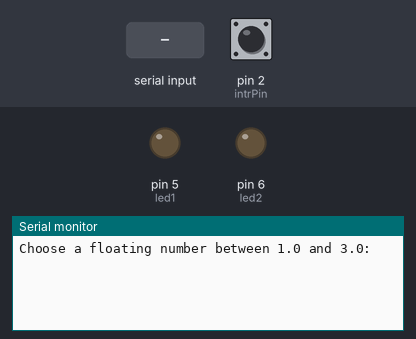
Recording of a sketch running on a simulated Arduino Uno, built with avr-gcc and run on an emulated ATmega328P. On the bench: output pins drawn as LEDs (lit = HIGH), the last lines printed to the serial monitor. Inputs (shaded band) come from the test bench; at power-on: pin 2 (intrPin) HIGH.

Above: at 1.2 s.
1.3 s: pin 2 (intrPin) pulled LOW for 0.15 s
At 2.3 s:
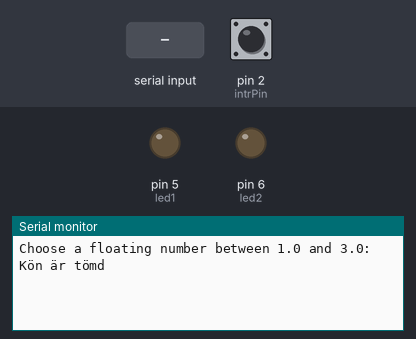
2.9 s: "1\n" received over Serial
At 4.3 s:
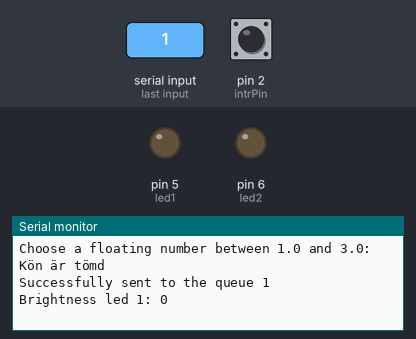

The sketch:

task_B2.ino
```cpp
#include <Arduino_FreeRTOS.h>
#include <queue.h>

//int button = 2;
int intrPin = 2;
int led1 = 5;
int led2 = 6;

float inCommand = 0;

int qLength = 5;
int qSize = sizeof(float);

QueueHandle_t myQ1;
QueueHandle_t myQ2;

void consumer1(void *param) {
  float q1Value;
  BaseType_t xStatus;

  for (;;) {
    xStatus = xQueueReceive(myQ1, &(q1Value), portMAX_DELAY);
    if (xStatus == pdPASS) {
      int brightness = (q1Value - 1) * 255;
      analogWrite(led1, brightness);
      Serial.print("Brightness led 1: ");
      Serial.println(brightness);
    } else {
      //Serial.println("NO RECIEVE Q1");
    }
    vTaskDelay(pdMS_TO_TICKS(5000));
  }
}


void consumer2(void *param) {
  float q2Value;
  BaseType_t xStatus;

  for (;;) {
    xStatus = xQueueReceive(myQ2, &(q2Value), portMAX_DELAY);
    if (xStatus == pdPASS) {
      int brightness = (q2Value - 2) * 255;
      analogWrite(led2, brightness);
      Serial.print("Brightness led 2: ");
      Serial.println(brightness);
    } else {
      //Serial.println("NO RECIEVE Q2");
    }
    vTaskDelay(pdMS_TO_TICKS(5000));
  }
}

void producer(void *param) {
  const char *out = "Choose a floating number between 1.0 and 3.0: \n";
  Serial.print(out);
  BaseType_t xStatus;
  for (;;) {
    while (Serial.available() > 0) {
      inCommand = Serial.parseFloat();
      Serial.read();
      int queueRun = (int)inCommand;
      if (queueRun == 1) {
        xStatus = xQueueSend(myQ1, &inCommand, 0);
        if (xStatus != pdPASS) {
          Serial.println("Queue 1 full wait a bit.");
        } else {
          Serial.print("Successfully sent to the queue ");
          Serial.println((int)inCommand);
        }
      } else if (queueRun == 2) {
        xStatus = xQueueSend(myQ2, &inCommand, 0);
        if (xStatus != pdPASS) {
          Serial.println("Queue 2 full wait a bit.");
        } else {
          Serial.print("Successfully sent to the queue ");
          Serial.println((int)inCommand);
        }
      }
    }
    vTaskDelay(pdMS_TO_TICKS(100));
  }

}

void ISR1(void) {
  xQueueReset(myQ1);
  xQueueReset(myQ2);
  Serial.println("Kön är tömd");
}

void setup() {
  Serial.begin(9600);
  pinMode(led1, OUTPUT);
  pinMode(led2, OUTPUT);
  pinMode(intrPin, INPUT_PULLUP);

  attachInterrupt(digitalPinToInterrupt(intrPin), ISR1, RISING);

  myQ1 = xQueueCreate(qLength, qSize);
  myQ2 = xQueueCreate(qLength, qSize);
  if (myQ1 != NULL) {
    xTaskCreate(consumer1, (const portCHAR *)"consumer1", 128, NULL, 1, NULL);
    xTaskCreate(consumer2, (const portCHAR *)"consumer2", 128, NULL, 1, NULL);
    xTaskCreate(producer, (const portCHAR *)"producer", 128, NULL, 0, NULL);
  }
}

void loop() {

}
```

Measured:
- after the input at 1.3 s, the serial monitor: prints a new line after 0.15 s (image 1)
- after the input at 2.9 s, the serial monitor: prints a new line after 0.07 s (image 2)
